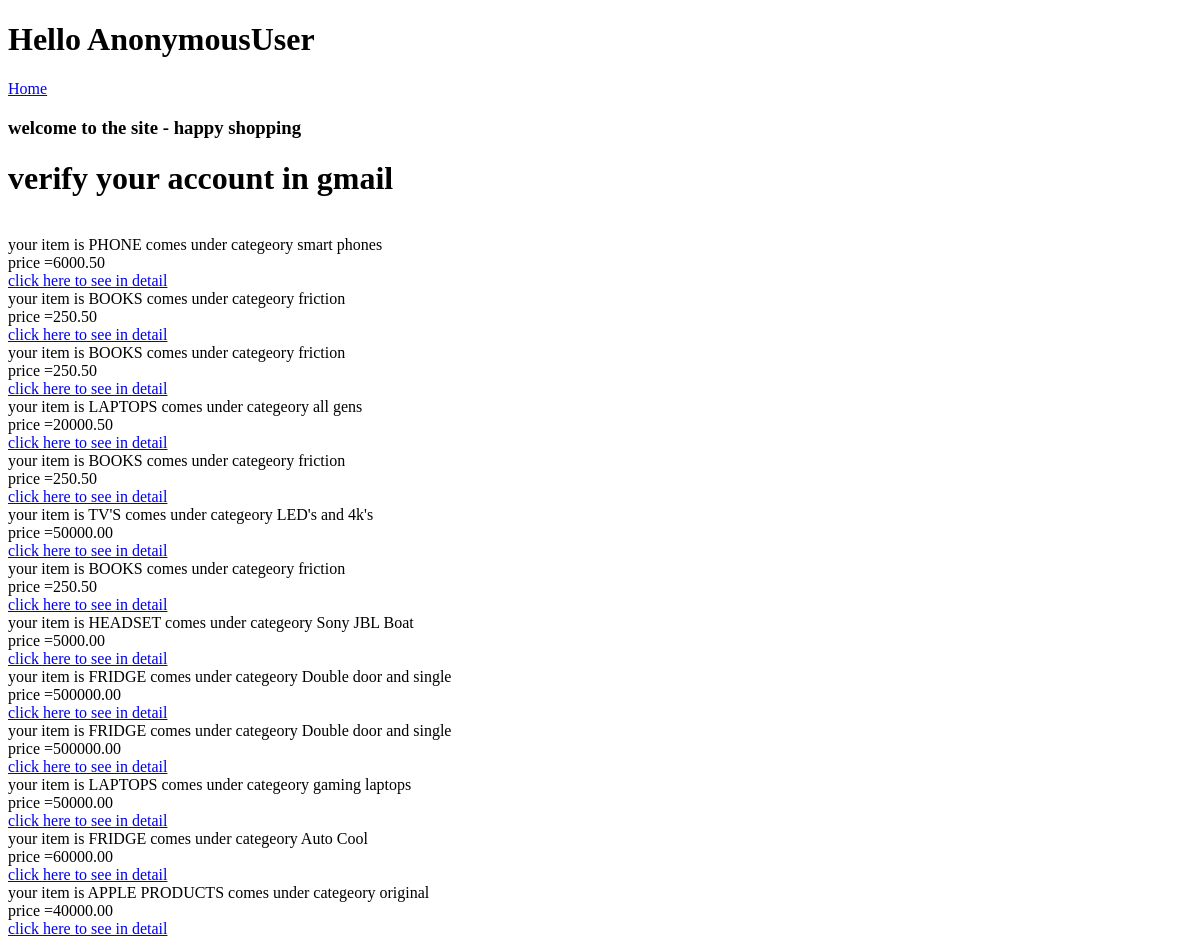
Before: /home/ with the older database file.
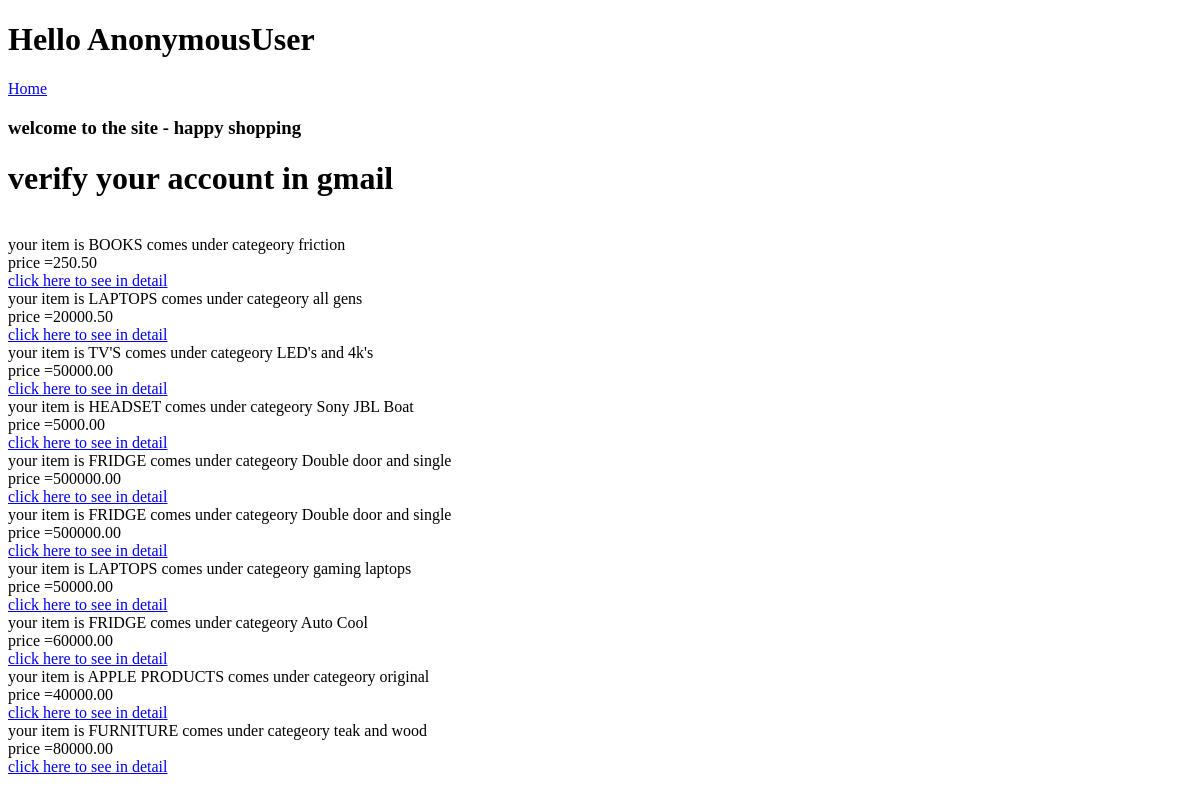
After: the same page with the newer database file.
### items/models.py (models this page shows)
class item(models.Model):
    title=models.CharField(max_length=50)
    description=models.TextField(blank=True,null=True)
    price=models.DecimalField(decimal_places=2,max_digits=1000)
    def get_absolute_url(self):
        return reverse('items:single',kwargs={'id':self.id})

### items/views.py (the view)
# urls.py: path('home/', views.Main_home_page, name='first_view'),
def Main_home_page(request):
    value=item.objects.all()
    htmlvalue='<h1>verify your account in gmail</h1>'
    return render(request,'MainHome.html',{'value':value,'htmlvalue':htmlvalue})

### templates/MainHome.html (shortened to what this page needs)
{% extends 'home.html' %}
{% block content %}
{{ htmlvalue|safe }}
{% for x in value %}
 your item is {{x.title|upper}} comes under categeory {{x.description}} </br>
 price ={{x.price}} </br>
<a href='{{x.get_absolute_url}}'>click here to see in detail</a>
{% endfor %}
{% endblock %}

Changed rows visible on the page:
removed item: title "PHONE", description "smart phones", price "6000.50"
removed item: title "BOOKS", description "friction", price "250.50"
removed item: title "BOOKS", description "friction", price "250.50"
removed item: title "BOOKS", description "friction", price "250.50"
added item: title "FURNITURE", description "teak and wood", price "80000.00"
